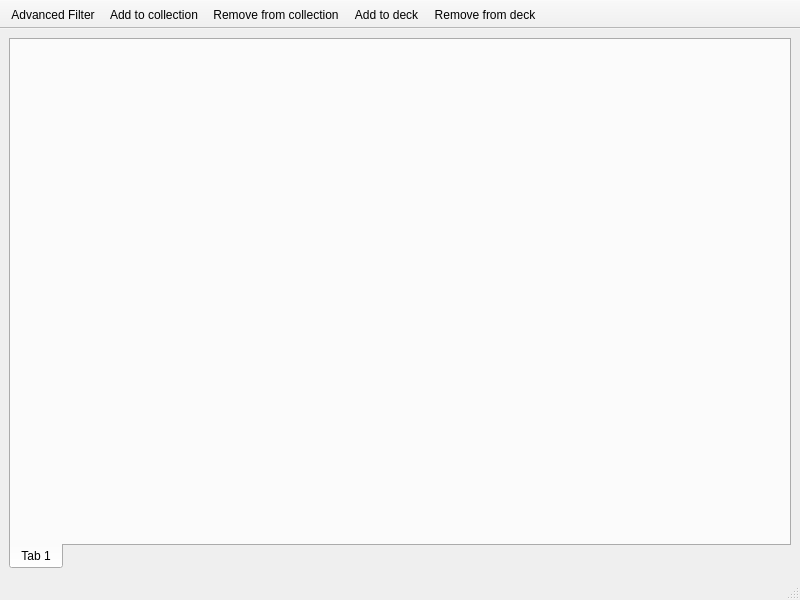
<?xml version="1.0" encoding="UTF-8"?>
<ui version="4.0">
 <class>DeckWindow</class>
 <widget class="QMainWindow" name="DeckWindow">
  <property name="geometry">
   <rect>
    <x>0</x>
    <y>0</y>
    <width>800</width>
    <height>600</height>
   </rect>
  </property>
  <property name="windowTitle">
   <string>Decks</string>
  </property>
  <widget class="QWidget" name="centralwidget">
   <layout class="QHBoxLayout" name="horizontalLayout">
    <item>
     <widget class="QTabWidget" name="tabWidget">
      <property name="tabPosition">
       <enum>QTabWidget::South</enum>
      </property>
      <property name="currentIndex">
       <number>0</number>
      </property>
      <widget class="QWidget" name="tab">
       <attribute name="title">
        <string>Tab 1</string>
       </attribute>
      </widget>
     </widget>
    </item>
   </layout>
  </widget>
  <widget class="QToolBar" name="toolBar">
   <property name="windowTitle">
    <string>toolBar</string>
   </property>
   <property name="movable">
    <bool>false</bool>
   </property>
   <property name="iconSize">
    <size>
     <width>16</width>
     <height>16</height>
    </size>
   </property>
   <property name="floatable">
    <bool>false</bool>
   </property>
   <attribute name="toolBarArea">
    <enum>TopToolBarArea</enum>
   </attribute>
   <attribute name="toolBarBreak">
    <bool>false</bool>
   </attribute>
   <addaction name="actionAdvancedFilter"/>
   <addaction name="actionAddToCollection"/>
   <addaction name="actionRemoveFromCollection"/>
   <addaction name="actionAddToDeck"/>
   <addaction name="actionRemoveFromDeck"/>
  </widget>
  <widget class="QStatusBar" name="statusBar"/>
  <action name="actionAdvancedFilter">
   <property name="icon">
    <iconset resource="mtgcards.qrc">
     <normaloff>:/resources/icons/funnel2.svg</normaloff>:/resources/icons/funnel2.svg</iconset>
   </property>
   <property name="text">
    <string>Advanced Filter</string>
   </property>
   <property name="toolTip">
    <string>Advanced Filter</string>
   </property>
   <property name="shortcut">
    <string>Ctrl+F</string>
   </property>
  </action>
  <action name="actionAddToCollection">
   <property name="icon">
    <iconset resource="mtgcards.qrc">
     <normaloff>:/resources/icons/add182.svg</normaloff>:/resources/icons/add182.svg</iconset>
   </property>
   <property name="text">
    <string>Add to collection</string>
   </property>
   <property name="toolTip">
    <string>Add to collection</string>
   </property>
   <property name="shortcut">
    <string>Ctrl++</string>
   </property>
  </action>
  <action name="actionRemoveFromCollection">
   <property name="icon">
    <iconset resource="mtgcards.qrc">
     <normaloff>:/resources/icons/rounded56.svg</normaloff>:/resources/icons/rounded56.svg</iconset>
   </property>
   <property name="text">
    <string>Remove from collection</string>
   </property>
   <property name="toolTip">
    <string>Remove from collection</string>
   </property>
   <property name="shortcut">
    <string>Ctrl+-</string>
   </property>
  </action>
  <action name="actionAddToDeck">
   <property name="icon">
    <iconset resource="mtgcards.qrc">
     <normaloff>:/resources/icons/rounded54.svg</normaloff>:/resources/icons/rounded54.svg</iconset>
   </property>
   <property name="text">
    <string>Add to deck</string>
   </property>
   <property name="toolTip">
    <string>Add to deck</string>
   </property>
   <property name="shortcut">
    <string>+</string>
   </property>
  </action>
  <action name="actionRemoveFromDeck">
   <property name="icon">
    <iconset resource="mtgcards.qrc">
     <normaloff>:/resources/icons/round56.svg</normaloff>:/resources/icons/round56.svg</iconset>
   </property>
   <property name="text">
    <string>Remove from deck</string>
   </property>
   <property name="toolTip">
    <string>Remove from deck</string>
   </property>
   <property name="shortcut">
    <string>-</string>
   </property>
  </action>
 </widget>
 <resources>
  <include location="mtgcards.qrc"/>
 </resources>
 <connections/>
</ui>
